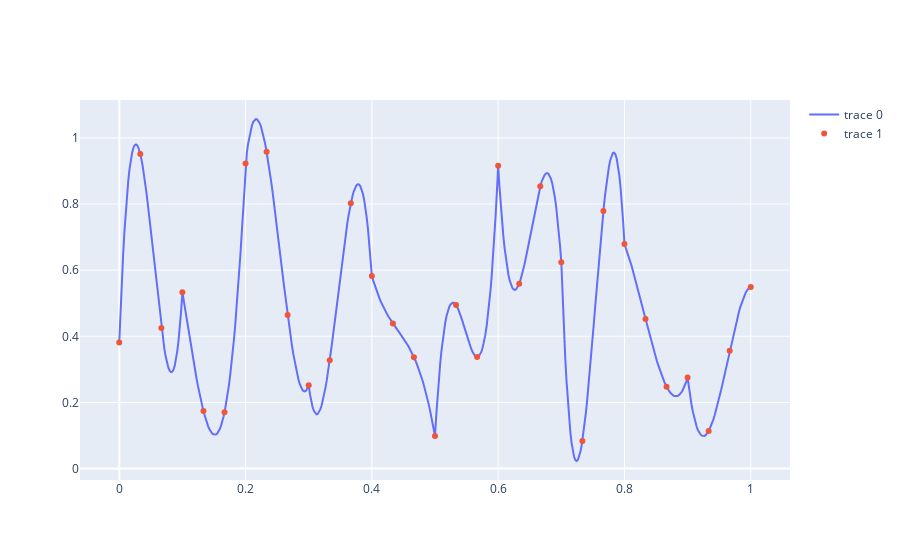

Notebook code cell kept with this figure:
### Markdown cell above
We can generate a random vector $ui$ and use the previous function. This will interpolate all nodes.

### Code cell
ui = np.random.rand(n_bases)

x, u = interpolate(ui)


fig = go.Figure(data=[
    go.Scatter(x=x, y=u, mode='lines'),
    go.Scatter(x=nodes, y=ui, mode='markers'),
])
plotly.iplot(fig)

### Figure 1 — Plotly figure (JSON) as saved in the notebook; plotly's stock layout.template omitted (floating-point values rounded to 4 significant figures; data arrays with more than 128 entries replaced by an {"elided": "..."} marker saying what was removed)
{"data": [{"mode": "lines", "type": "scatter", "x": {"elided": "500 float values"}, "y": {"elided": "500 float values"}}, {"mode": "markers", "type": "scatter", "x": [0, 0.1, 0.2, 0.3, 0.4, 0.5, 0.6, 0.7, 0.8, 0.9, 1, 0.03333, 0.06667, 0.1333, 0.1667, 0.2333, 0.2667, 0.3333, 0.3667, 0.4333, 0.4667, 0.5333, 0.5667, 0.6333, 0.6667, 0.7333, 0.7667, 0.8333, 0.8667, 0.9333, 0.9667], "y": [0.3814, 0.533, 0.9224, 0.2521, 0.5826, 0.09841, 0.916, 0.6242, 0.6791, 0.2753, 0.5494, 0.9515, 0.4255, 0.174, 0.1701, 0.9584, 0.4648, 0.3275, 0.8021, 0.4389, 0.3368, 0.4944, 0.3371, 0.5588, 0.8536, 0.08351, 0.7791, 0.4523, 0.2476, 0.1135, 0.3565]}], "layout": {}}
